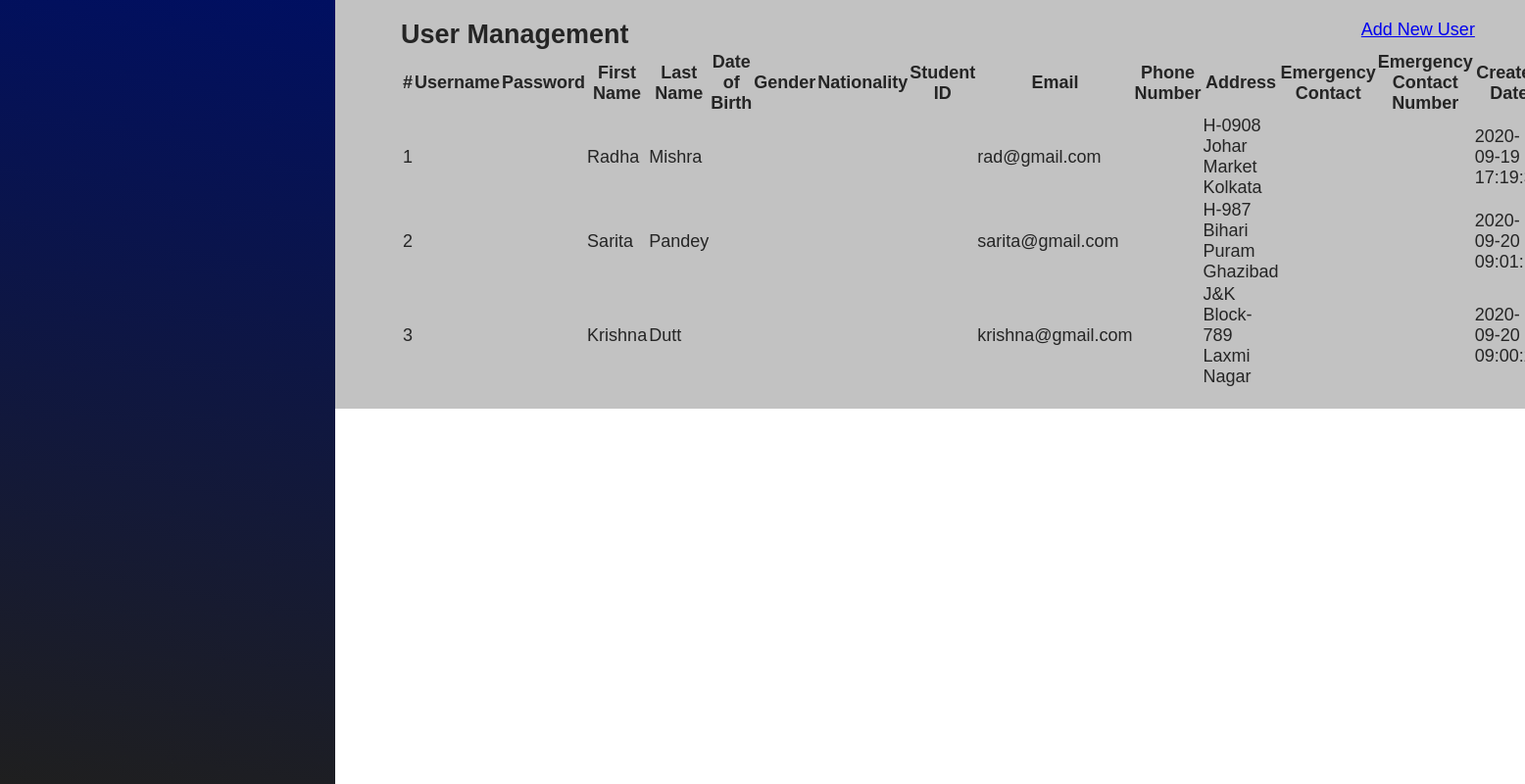
The page /records1.php on the database its author committed.
### tables this page shows
CREATE TABLE `tblusers` (
  `ID` int(10) NOT NULL,
  `FirstName` varchar(200) DEFAULT NULL,
  `LastName` varchar(200) DEFAULT NULL,
  `MobileNumber` bigint(10) DEFAULT NULL,
  `Email` varchar(200) DEFAULT NULL,
  `Address` mediumtext DEFAULT NULL,
  `CreationDate` timestamp NOT NULL DEFAULT current_timestamp() ON UPDATE current_timestamp()
);

### records1.php (the view, shortened to what this page needs)
<?php
include ('dbconnection.php');
?>
<!DOCTYPE html>
<html lang="en">
<head>
    <link rel="stylesheet" href="src/style.css">
</head>
<body>
    <div class="head_wrap">
        <div class="side_menu">
        </div>
        <div class="info_tab">
            <div class="container-xl">
                <div class="table-responsive">
                    <div class="table-wrapper">
                        <div class="table-title">
                            <div class="row">
                                <div class="title">
                                    <h2>User <b>Management</b></h2>
                                </div>
                                <div class="addbutton" align="right">
                                    <a href="insert.php" class="add-user-btn">Add New User</a>
                                </div>
                            </div>
                        </div>
                        <table class="table table-striped table-hover">
                            <thead>
                                <tr>
                                    <th>#</th>
                                    <th>Username</th>
                                    <th>Password</th>
                                    <th>First Name</th>
                                    <th>Last Name</th>
                                    <th>Date of Birth</th>
                                    <th>Gender</th>
                                    <th>Nationality</th>
                                    <th>Student ID</th>
                                    <th>Email</th>
                                    <th>Phone Number</th>
                                    <th>Address</th>
                                    <th>Emergency Contact</th>
                                    <th>Emergency Contact Number</th>
                                    <th>Created Date</th>
                                </tr>
                            </thead>
                            <tbody>
                                <?php
                                $sql = "SELECT * FROM tblusers";
                                $result = mysqli_query($con, $sql);
                                if (mysqli_num_rows($result) > 0) {
                                    $cnt = 1;
                                    while ($row = mysqli_fetch_assoc($result)) {
                                        ?>
                                        <tr>
                                            <td><?php echo $cnt; ?></td>
                                            <td><?php echo $row['Username']; ?></td>
                                            <td><?php echo $row['Password']; ?></td>
                                            <td><?php echo $row['FirstName']; ?></td>
                                            <td><?php echo $row['LastName']; ?></td>
                                            <td><?php echo $row['DateOfBirth']; ?></td>
                                            <td><?php echo $row['Gender']; ?></td>
                                            <td><?php echo $row['Nationality']; ?></td>
                                            <td><?php echo $row['StudentID']; ?></td>
                                            <td><?php echo $row['Email']; ?></td>
                                            <td><?php echo $row['PhoneNumber']; ?></td>
                                            <td><?php echo $row['Address']; ?></td>
                                            <td><?php echo $row['EmergencyContact']; ?></td>
                                            <td><?php echo $row['EmergencyContactNumber']; ?></td>
                                            <td><?php echo $row['CreationDate']; ?></td>
                                        </tr>
                                        <?php
                                        $cnt++;
                                    }
                                } else {
                                    ?>
                                    <tr>
                                        <td colspan="16" style="text-align:center; color:red;">No Record Found</td>
                                    </tr>
                                    <?php
                                }
                                ?>
                            </tbody>
                        </table>
                    </div>
                </div>
            </div>
        </div>
    </div>
</body>
</html>

### src/style.css (style rules this page uses)
* { padding: 0px; margin: 0px; box-sizing: border-box; }
body { font-family: 'Poppins', sans-serif; color: #252525; font-size: 18px; }
body h1,h2, h3 { font-family: 'Work Sans', sans-serif; }
* { box-sizing: border-box; }
body { margin: 0; font-family: Arial, sans-serif; }
.row { display: flex; justify-content: space-between; }
.head_wrap { display: flex; flex-direction: row; width: 100%; background: rgb(194, 194, 194); }
.side_menu { padding: 20px; width: 22%; color: white; background: linear-gradient(10deg, rgba(31,31,31,1) 0%, rgba(0,15,97,1) 100%); }
.info_tab { padding: 20px; width: 73%; }
.side_menu { height:100vh; position:fixed; }
.info_tab { margin-left: 25%; }

### rows shown on the page
tblusers: FirstName "Radha", LastName "Mishra", Email "rad@gmail.com", Address "H-0908 Johar Market Kolkata", CreationDate "2020-09-19…"
tblusers: FirstName "Sarita", LastName "Pandey", Email "sarita@gmail.com", Address "H-987 Bihari Puram Ghazibad", CreationDate "2020-09-20…"
tblusers: FirstName "Krishna", LastName "Dutt", Email "krishna@gmail.com", Address "J&K Block-789 Laxmi Nagar", CreationDate "2020-09-20…"
